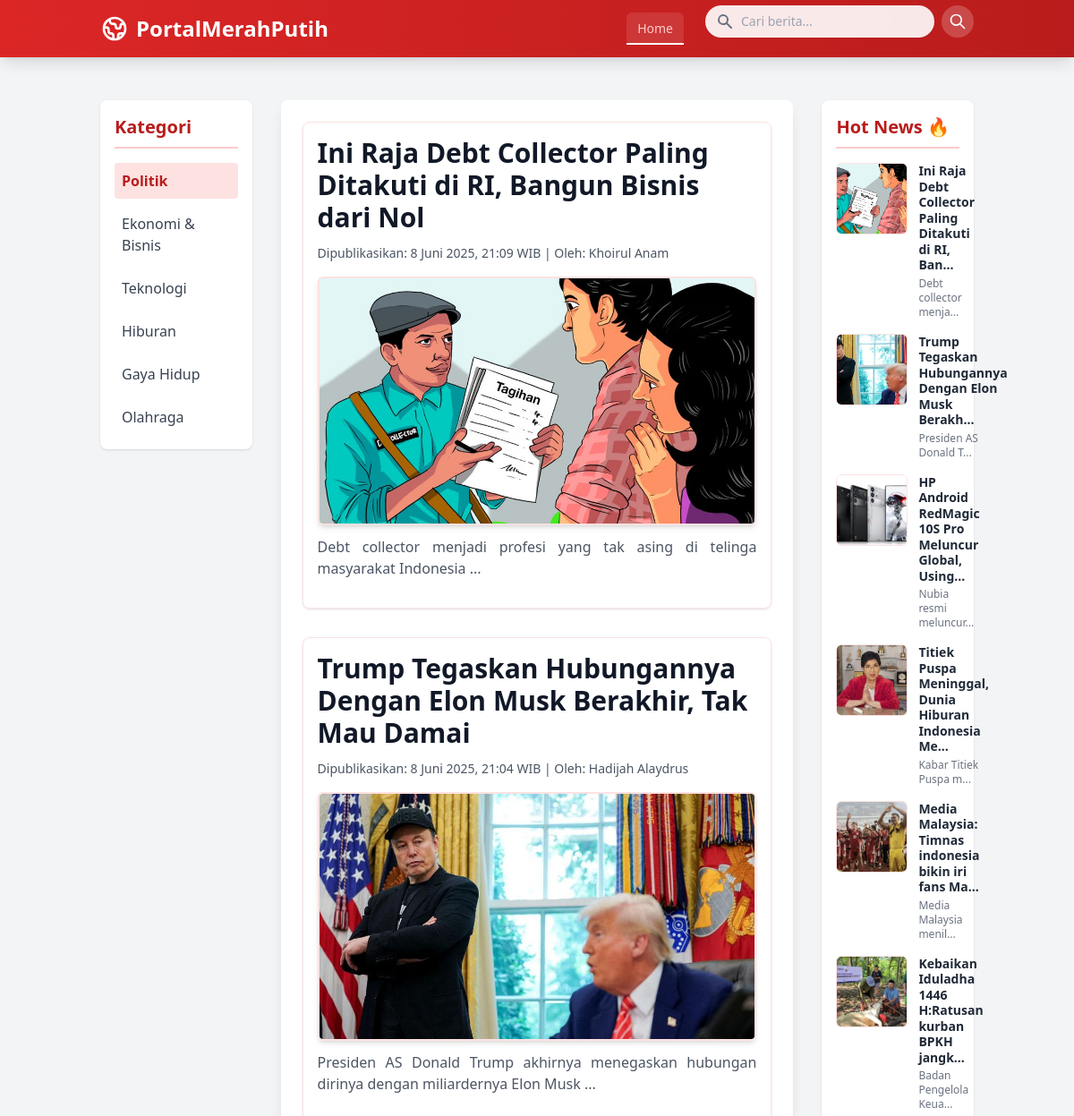
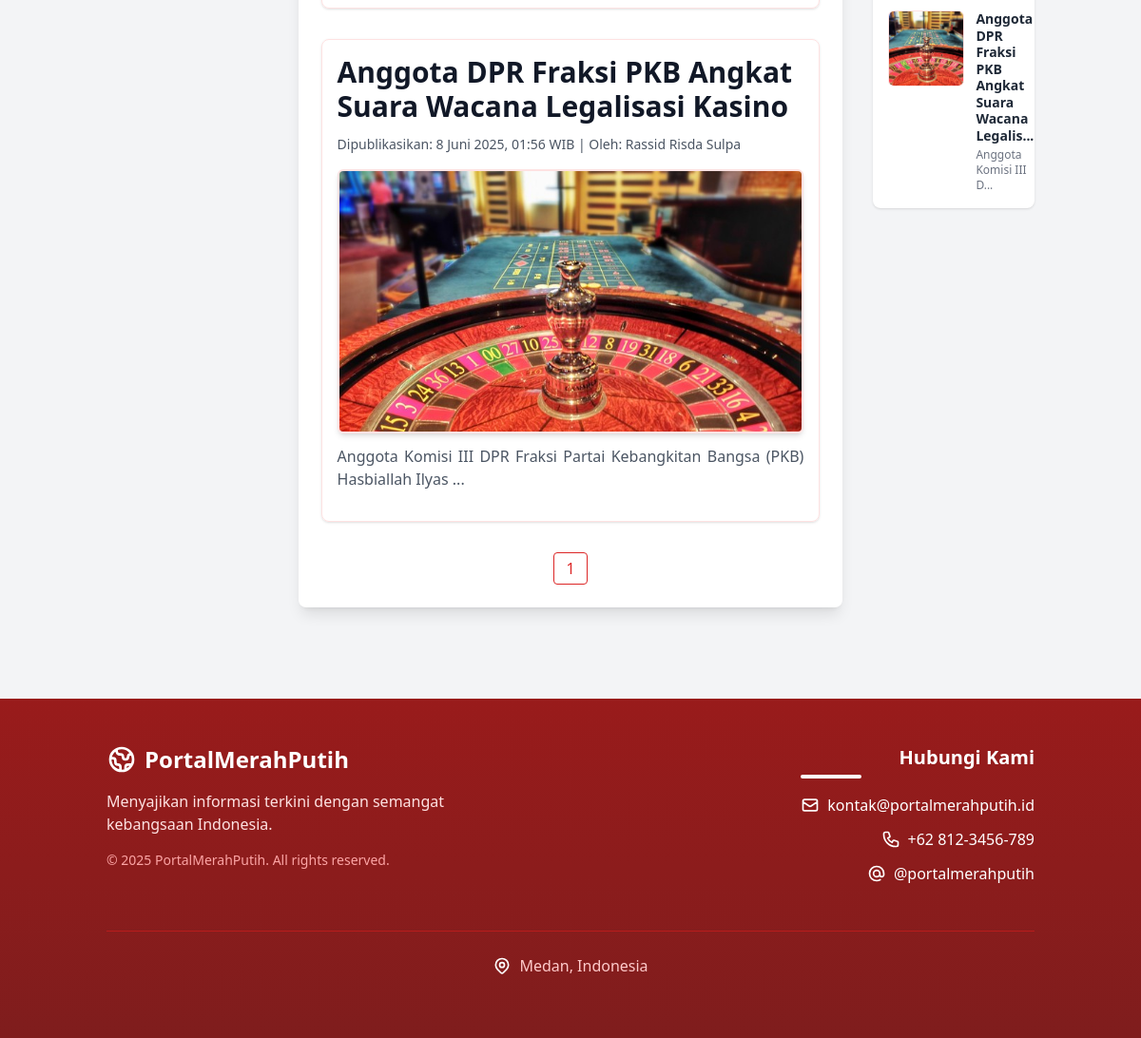
The app's page /?page=home&kategori=politik with its own data (2 pictures, top to bottom).
### tables this page shows
CREATE TABLE `berita` (
  `id` int NOT NULL,
  `judul` varchar(100) NOT NULL,
  `description` text NOT NULL,
  `kategori` varchar(100) NOT NULL,
  `image` varchar(200) NOT NULL,
  `slug` text,
  `author` varchar(250) DEFAULT NULL,
  `created_at` datetime NOT NULL DEFAULT CURRENT_TIMESTAMP,
  `updated_at` datetime DEFAULT NULL
);

### controllers/BeritaControllers.php (called while the page is built, shortened)
<?php
if (!class_exists('BeritaControllers')) {
    class BeritaControllers {
        private $connect;
        public function __construct($dbConnection) {
            $this->connect = $dbConnection;
        }
        public function getBerita() {
            $stmt = $this->connect->prepare("SELECT id, judul, description, slug, author, image, kategori, created_at FROM berita ORDER BY created_at DESC");
            $stmt->execute();
            $result = $stmt->get_result();
            $berita = [];
            while ($row = $result->fetch_assoc()) {
                $berita[] = $row;
            }
            return $berita;
        }
        public function getBeritaOld($limit, $offset) {
            $stmt = $this->connect->prepare("SELECT id, judul, description, slug, author, image, kategori, created_at FROM berita ORDER BY created_at ASC LIMIT ? OFFSET ?");
            $stmt->bind_param("ii", $limit, $offset);
            $stmt->execute();
            $result = $stmt->get_result();
            $berita = [];
            while ($row = $result->fetch_assoc()) {
                $berita[] = $row;
            }
            return $berita;
        }
        public function getBeritaByKategori($kategori, $limit, $offset) {
            $stmt = $this->connect->prepare("SELECT id, judul, description, slug, author, image, kategori, created_at
                                            FROM berita WHERE kategori = ? ORDER BY created_at DESC LIMIT ? OFFSET ?");
            $stmt->bind_param("sii", $kategori, $limit, $offset);
            $stmt->execute();
            $result = $stmt->get_result();
            $berita = [];
            while ($row = $result->fetch_assoc()) {
                $berita[] = $row;
            }
            return $berita;
        }
        public function countBeritaByKategori($kategori) {
            $stmt = $this->connect->prepare("SELECT COUNT(*) as total FROM berita WHERE kategori = ?");
            $stmt->bind_param("s", $kategori);
            $stmt->execute();
            $result = $stmt->get_result();
            $row = $result->fetch_assoc();
            return (int)$row['total'];
        }
    }
}
?>

### bagian/template/hotnews.php (the view, shortened to what this page needs)
<?php
include_once './controllers/BeritaControllers.php';
$beritaController = new BeritaControllers($connect);
$perPage = 7;
$page = isset($_GET['page']) ? (int)$_GET['page'] : 1;
$page = max($page, 1);
$hotNews = $beritaController->getBerita();
$offset = ($page - 1) * $perPage;
$hotNews = array_slice($hotNews, $offset, $perPage);
function truncateText($text, $maxLength) {
    return substr($text, 0, $maxLength) . '...';
}
?>
<aside class="lg:col-span-1 animate-fadeIn" style="animation-delay: 0.4s;">
    <div class="bg-white p-4 rounded-lg shadow">
        <h2 class="text-xl font-semibold text-red-700 mb-4 border-b-2 border-red-200 pb-2">Hot News 🔥</h2>
        <div id="hot-news-list" class="space-y-4">
            <?php foreach ($hotNews as $item): ?>
                <div class="hot-news-item flex items-start space-x-3 group">
                    <img src="./upload/<?= htmlspecialchars($item['image']) ?>" alt="Thumbnail" class="w-20 h-20 object-cover rounded-md border border-red-100 group-hover:opacity-80">
                    <div>
                        <a href="slug=<?= urlencode($item['slug']) ?>" class="hot-news-title text-sm font-semibold text-gray-800 hover:text-red-600 leading-tight block">
                            <?= htmlspecialchars(truncateText($item['judul'], 50)) ?>
                        </a>
                        <p class="text-xs text-gray-500 mt-1">
                            <?= htmlspecialchars(truncateText($item['description'], 20)) ?>
                        </p>
                    </div>
                </div>
            <?php endforeach; ?>
        </div>
    </div>
</aside>

### pilihan/home.php (shortened to what this page needs)
<?php
include_once './controllers/BeritaControllers.php';
$beritaController = new BeritaControllers($connect);
$totalHotNews = $beritaController->countBerita();
$totalPages = ceil($totalHotNews / 4);
$halaman = isset($_GET['halaman']) && is_numeric($_GET['halaman']) ? (int)$_GET['halaman'] : 1;
$halaman = max($halaman, 1);
$offset = ($halaman - 1) * 4;
$beritaaaa = $beritaController->getBeritaOld(4, $offset);
function formatTimeTag($datetime) {
            $bulanIndo = [
                1 => 'Januari', 'Februari', 'Maret', 'April', 'Mei', 'Juni',
                'Juli', 'Agustus', 'September', 'Oktober', 'November', 'Desember'
            ];
            $timestamp = strtotime($datetime);
            $hari = date('j', $timestamp);
            $bulan = $bulanIndo[(int)date('n', $timestamp)];
            $tahun = date('Y', $timestamp);
            $jamMenit = date('H:i', $timestamp);
            $isoDatetime = date('Y-m-d\TH:i:s', $timestamp);
            $displayText = "{$hari} {$bulan} {$tahun}, {$jamMenit} WIB";
            return "<span>Dipublikasikan: <time datetime=\"{$isoDatetime}\">{$displayText}</time></span>";
        }
if (isset($_GET['query']) && !empty($_GET['query'])) {
    $query = $_GET['query'];
    $beritaaaa = $beritaController->searchBeritaBySlug($query, 4, $offset);
    $totalHotNews = $beritaController->countBeritaBySlug($query);
    $totalPages = ceil($totalHotNews / 4);
} else {
    $beritaaaa = $beritaController->getBeritaOld(4, $offset);
}
if (isset($_GET['kategori']) && !empty($_GET['kategori'])) {
    $kategori = $_GET['kategori'];
    $beritaaaa = $beritaController->getBeritaByKategori($kategori, 4, $offset);
    $totalHotNews = $beritaController->countBeritaByKategori($kategori);
    $totalPages = ceil($totalHotNews / 4);
} elseif (isset($_GET['query']) && !empty($_GET['query'])) {
    $query = $_GET['query'];
    $beritaaaa = $beritaController->searchBeritaBySlug($query, 4, $offset);
    $totalHotNews = $beritaController->countBeritaBySlug($query);
    $totalPages = ceil($totalHotNews / 4);
} else {
    $beritaaaa = $beritaController->getBeritaOld(4, $offset);
    $totalHotNews = $beritaController->countBerita();
    $totalPages = ceil($totalHotNews / 4);
}
?>
<!DOCTYPE html>
<html lang="id">
<head>
    <script src="https://cdn.tailwindcss.com"></script>
</head>
<body class="bg-gray-100 font-sans">
    <div class="container mx-auto px-4 sm:px-6 py-8">
        <div class="grid grid-cols-1 lg:grid-cols-5 gap-8">
            <?php include 'bagian/template/kategori.php';?>
            <main class="lg:col-span-3 bg-white p-6 rounded-lg shadow-lg animate-fadeIn space-y-8">
                <?php foreach ($beritaaaa as $item): ?>
                    <article id="main-article-container" class="border border-red-100 rounded-lg p-4 shadow hover:shadow-lg transition duration-300">
                        <h1 id="main-article-title" class="text-2xl md:text-3xl font-bold text-gray-900 mb-3">
                            <?= htmlspecialchars($item['judul']) ?>
                        </h1>
                        <div id="main-article-meta" class="text-sm text-gray-600 mb-4">
                            <?= formatTimeTag($item['created_at']) ?> |
                            <span>Oleh: <?= htmlspecialchars($item['author']) ?></span>
                        </div>
                        <figure id="main-article-figure" class="mb-4">
                            <img src="./upload/<?= htmlspecialchars($item['image']) ?>" alt="Detail" class="w-full h-auto rounded-md shadow-md border-2 border-red-100 mb-3">
                            <?php
                            $deskripsiFull = strip_tags($item['description']);
                            $deskripsiPreview = $deskripsiFull;
                            ?>
                            <figcaption class="text-justify text-sm md:text-base text-gray-600 leading-relaxed mb-2">
                                <span class="deskripsi-preview">
                                    <?= nl2br(htmlspecialchars($deskripsiPreview)) ?>
                                </span>
                            </figcaption>
                        </figure>
                    </article>
                <?php endforeach; ?>
                <div class="flex justify-center mt-8 space-x-2">
                    <?php for ($i = 1; $i <= $totalPages; $i++): ?>
                        <a href="?page=home&halaman=<?= $i ?>"
                        class="px-3 py-1 border <?= $i == $page ? 'bg-red-600 text-white' : 'bg-white text-red-600 border-red-600' ?> rounded hover:bg-red-700 hover:text-white transition">
                            <?= $i ?>
                        </a>
                    <?php endfor; ?>
                </div>
            </main>
                <?php include 'bagian/template/hotnews.php';?>
        </div>
    </div>
  <?php include 'bagian/template/footer.php';?>
</body>
</html>

### pilihan/home.php (style rules this page uses)
.animate-fadeIn { animation: fadeIn 0.5s ease-out forwards; }

### records on screen
berita: judul "Ini Raja Debt Collector Paling Ditakuti di RI, Bangun Bisnis dari Nol", created_at "8 Juni 2025, 21:09 WIB", author "Khoirul Anam", image (picture), description "Debt collector menjadi profesi yang tak asing di telinga masyarakat Indonesia ...", judul "Ini Raja Debt Collector Paling Ditakuti di RI, Ban...", description "Debt collector menja..."
berita: judul "Trump Tegaskan Hubungannya Dengan Elon Musk Berakhir, Tak Mau Damai", created_at "8 Juni 2025, 21:04 WIB", author "Hadijah Alaydrus", image (picture), description "Presiden AS Donald Trump akhirnya menegaskan hubungan dirinya dengan miliardernya Elon Musk ...", judul "Trump Tegaskan Hubungannya Dengan Elon Musk Berakh...", description "Presiden AS Donald T..."
berita: judul "Anggota DPR Fraksi PKB Angkat Suara Wacana Legalisasi Kasino", created_at "8 Juni 2025, 01:56 WIB", author "Rassid Risda Sulpa", image (picture), description "Anggota Komisi III DPR Fraksi Partai Kebangkitan Bangsa (PKB) Hasbiallah Ilyas ...", judul "Anggota DPR Fraksi PKB Angkat Suara Wacana Legalis...", description "Anggota Komisi III D..."
berita: image (picture), judul "HP Android RedMagic 10S Pro Meluncur Global, Using...", description "Nubia resmi meluncur..."
berita: image (picture), judul "Titiek Puspa Meninggal, Dunia Hiburan Indonesia Me...", description "Kabar Titiek Puspa m..."
berita: image (picture), judul "Media Malaysia: Timnas indonesia bikin iri fans Ma...", description "Media Malaysia menil..."
berita: image (picture), judul "Kebaikan Iduladha 1446 H:Ratusan kurban BPKH jangk...", description "Badan Pengelola Keua..."
